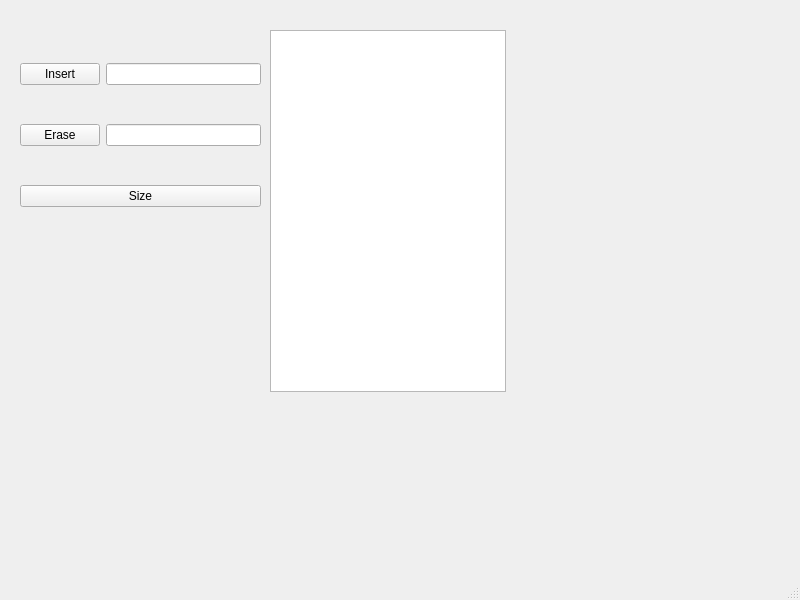
<?xml version="1.0" encoding="UTF-8"?>
<ui version="4.0">
 <class>MainWindow</class>
 <widget class="QMainWindow" name="MainWindow">
  <property name="geometry">
   <rect>
    <x>0</x>
    <y>0</y>
    <width>800</width>
    <height>600</height>
   </rect>
  </property>
  <property name="windowTitle">
   <string>MainWindow</string>
  </property>
  <widget class="QWidget" name="centralwidget">
   <widget class="QTableWidget" name="tableWidget">
    <property name="geometry">
     <rect>
      <x>270</x>
      <y>30</y>
      <width>236</width>
      <height>362</height>
     </rect>
    </property>
   </widget>
   <widget class="QWidget" name="verticalLayoutWidget_2">
    <property name="geometry">
     <rect>
      <x>20</x>
      <y>30</y>
      <width>241</width>
      <height>211</height>
     </rect>
    </property>
    <layout class="QVBoxLayout" name="verticalLayout_2">
     <item>
      <layout class="QHBoxLayout" name="horizontalLayout_2">
       <item>
        <widget class="QPushButton" name="insert">
         <property name="text">
          <string>Insert</string>
         </property>
        </widget>
       </item>
       <item>
        <widget class="QLineEdit" name="key_edit"/>
       </item>
      </layout>
     </item>
     <item>
      <layout class="QHBoxLayout" name="horizontalLayout">
       <item>
        <widget class="QPushButton" name="erase">
         <property name="text">
          <string>Erase</string>
         </property>
        </widget>
       </item>
       <item>
        <widget class="QLineEdit" name="erase_by_key"/>
       </item>
      </layout>
     </item>
     <item>
      <widget class="QPushButton" name="size">
       <property name="text">
        <string>Size</string>
       </property>
      </widget>
     </item>
    </layout>
   </widget>
  </widget>
  <widget class="QMenuBar" name="menubar">
   <property name="geometry">
    <rect>
     <x>0</x>
     <y>0</y>
     <width>800</width>
     <height>26</height>
    </rect>
   </property>
  </widget>
  <widget class="QStatusBar" name="statusbar"/>
 </widget>
 <resources/>
 <connections/>
</ui>
